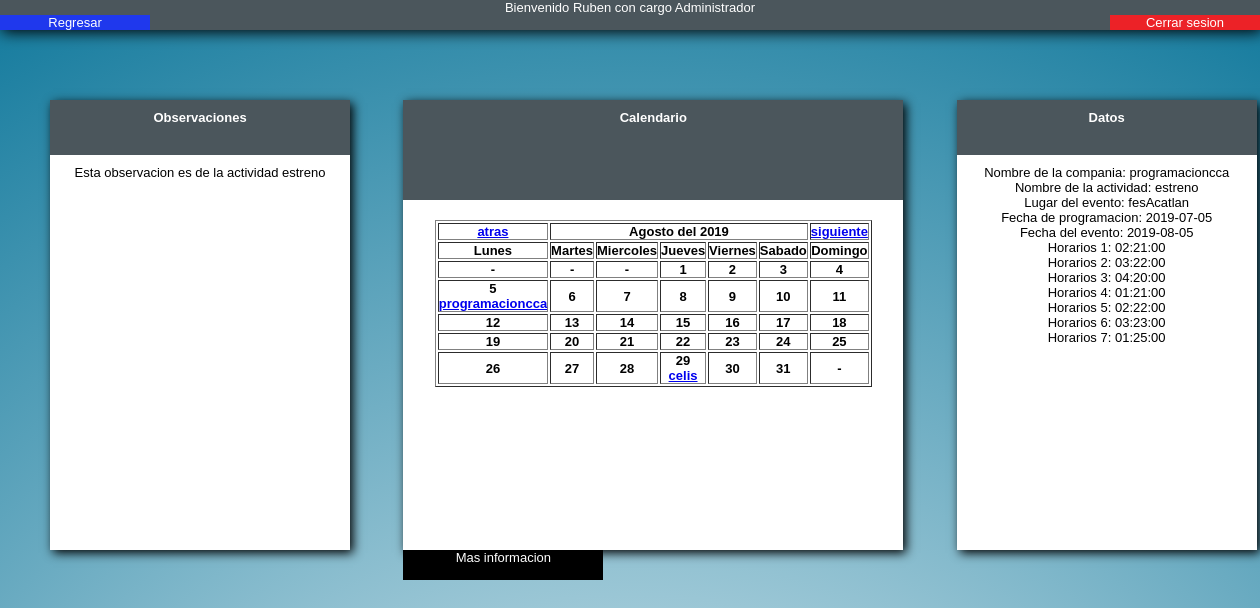
Screenshot of /vistas/calendar.php?mes=08&anio=2019&id=1 (signed in) with the database file from the repository.
### tables this page shows
CREATE TABLE `Usuarios`
(
  `idUsuario` int(11) DEFAULT NULL AUTO_INCREMENT,
  `nombre` varchar(15) DEFAULT NULL,
  `username` varchar(15) DEFAULT NULL,
  `password` varchar(15) DEFAULT NULL,
  `idTipoUsuario` int(11) DEFAULT NULL,
   PRIMARY KEY (idUsuario),
   FOREIGN KEY (idTipoUsuario) REFERENCES TipoUsuarios(idTipoUsuario) ON DELETE CASCADE
);

CREATE TABLE `TipoUsuarios`
(
  `idTipoUsuario` int(11) DEFAULT NULL AUTO_INCREMENT,
  `nombreCargo` varchar(15) DEFAULT NULL,
  PRIMARY KEY (idTipoUsuario)
);

CREATE TABLE `Actividad`
(
  `idActividad` int(11) DEFAULT NULL AUTO_INCREMENT,
  `idProgramacion` int(11) DEFAULT NULL,
  `idDifusion` int(11) DEFAULT NULL,
  `idDiseno` int(11) DEFAULT NULL,
  PRIMARY KEY (idActividad),
  FOREIGN KEY (idProgramacion) REFERENCES Programacion(idProgramacion) ON DELETE CASCADE,
  FOREIGN KEY (idDifusion) REFERENCES Difusion(idDifusion) ON DELETE CASCADE,
  FOREIGN KEY (idDiseno) REFERENCES Diseno(idDiseno) ON DELETE CASCADE
);

CREATE TABLE `requerimientoActividad`
(
  `idRequerimientoActividad` int(11) DEFAULT NULL AUTO_INCREMENT,
  `fechaProgramacion` date DEFAULT NULL,
  `fechaEvento` date DEFAULT NULL,
  `nombreCompania` varchar(25) DEFAULT NULL,
  `nombreActividad` varchar(25) DEFAULT NULL,
  `disciplina` varchar(25) DEFAULT NULL,
  `lugar` varchar(25) DEFAULT NULL,
  `tipoEntrada` int(11) DEFAULT NULL,
  `costo` int(11) DEFAULT NULL,
  `duracion` time DEFAULT NULL,
  `observacion` varchar(500) DEFAULT NULL,
  PRIMARY KEY (idRequerimientoActividad)
);

### includes/user.php (called while the page is built, shortened)
<?php
include 'db.php';
class User extends DB
{
	private $nombre;
	private $cargo;
	public function setUser($user)
	{
		$query = $this->connect()->prepare('SELECT u.nombre,u.username,t.nombreCargo
											FROM usuarios u, tipousuarios t
											WHERE u.idTipoUsuario = t.idTipoUsuario
											AND username = :user');
		$query->execute(['user' => $user]);
		foreach($query as $currentUser)
		{
			$this->nombre = $currentUser['nombre'];
			$this->cargo = $currentUser['nombreCargo'];
		}
	}
	public function getNombre()
	{
		return $this->nombre;
	}
	public function getCargo()
	{
		return $this->cargo;
	}
}
?>

### includes/db.php (called while the page is built)
<?php
class DB
{
	private $host;
	private $db;
	private $user;
	private $password;
	private $charset;
	public function __construct()
	{
		$this->host = 'localhost';
		$this->db = 'prueba';
		$this->user = 'root';
		$this->password = 'QQWWEERR1';
		$this->charset = 'utf8mb4';
	}
	public function connect()
	{
		try
		{
			$connection = "mysql:host=" . $this->host . ";dbname=" . $this->db . ";charset=" . $this->charset;
			$options = [PDO::ATTR_ERRMODE => PDO::ERRMODE_EXCEPTION,
						PDO::ATTR_EMULATE_PREPARES => false,];
			$pdo = new PDO($connection,$this->user,$this->password,$options);
			return $pdo;
		}
		catch(PDOException $e)
		{
			print_r("Error connection: " . $e->getMessage());
		}
	}
}
?>

### vistas/calendar.php (the view, shortened to what this page needs)
<?php
	include_once '../includes/user.php';
    include_once '../includes/db.php';
    $userSession = new UserSession();
    $user = new User();
    if(isset($_SESSION['user']))
    {
        $user->setUser($userSession->getCurrentUser());
    }
    else
    {
        header("location: ../index.php");
    }
?>
<!DOCTYPE html>
<html>
	<head>
		<link rel="stylesheet" href="../styles/calendarStylo.css">
	</head>
	<body>
	<header>
			<?php echo "<p>Bienvenido ".$user->getNombre()." con cargo ".$user->getCargo()."</p>";
			if($user->getCargo() == "Administrador")
				{
					echo "<a id = \"botonRegresar\" href=\"home.php\">Regresar</a>";
				}
			?>
			<a id="botonSalir" href="../includes/logout.php">Cerrar sesion</a>
	</header>
		<div id="calendario">
			<table border="1" id="tabla">
				<section id="cabecera">
					<h1>Calendario</h1>
				</section>
				<tr>
					<?php
					function fechaAnterior($anterior)
					{
						if($anterior[0]==1)
						{
							$anterior[0]=12;
							$anterior[1]-=1;
						}
						else
							$anterior[0]-=1;
						if($anterior[0]<10)
							$anterior[0] = "0".$anterior[0];
						return $anterior;
					}
					function fechaSiguiente($siguiente)
					{
						if($siguiente[0]>11)
						{
							$siguiente[0]=1;
							$siguiente[1]+=1;
						}
						else
							$siguiente[0]+=1;
						if($siguiente[0]<10)
							$siguiente[0] = "0".$siguiente[0];
						return $siguiente;
					}
					function fechaString($dia,$mes,$anio)
					{
						if($dia<10)
						{
							$dia = "0".$dia;
						}
						return $anio."-".$mes."-".$dia;
					}
					$nombreMeses = array('Enero','Febrero','Marzo','Abril','Mayo','Junio','Julio','Agosto','Septiembre','Octubre','Noviembre','Diciembre');
					$fecha = new DateTime();
					$mes = $fecha->format('m');
					$anio = $fecha->format('Y');
					$siguiente = fechaSiguiente(array($mes,$anio));
					$anterior = fechaAnterior(array($mes,$anio));
					if(isset($_GET['mes'])&&isset($_GET['anio']))
					{
						$siguiente = fechaSiguiente(array($_GET['mes'],$_GET['anio']));
						$anterior = fechaAnterior(array($_GET['mes'],$_GET['anio']));
						$mes = $_GET['mes'];
						$anio = $_GET['anio'];
					}
					$db = new DB();
					$query = $db->connect()->prepare("SELECT a.idActividad,r.nombreCompania,r.fechaEvento
			    						 		  FROM actividad a, programacion p, requerimientoActividad r
			    						 		  WHERE a.idProgramacion = p.idProgramacion
			    						 		  AND p.idRequerimientoActividad = r.idRequerimientoActividad
			    						 		  AND r.fechaEvento >= '$anio-$mes-01'
			    						 		  AND r.fechaEvento <= '$anio-$mes-31'");
					$query->execute();
					$query->setFetchMode(PDO::FETCH_NUM);
				    $result = $query->fetchAll();
					echo "<th id='atras'><a href='calendar.php?mes=".$anterior[0]."&anio=".$anterior[1]."'>atras</a></th>";
					echo "<th id='fecha' colspan='5'>".$nombreMeses[$mes-1]." del ".$anio."</th>";
					echo "<th id='siguiente'><a href='calendar.php?mes=".$siguiente[0]."&anio=".$siguiente[1]."'>siguiente</a></th>";
					?>
				</tr>
				<tr>
					<th>Lunes</th>
					<th>Martes</th>
					<th>Miercoles</th>
					<th>Jueves</th>
					<th>Viernes</th>
					<th>Sabado</th>
					<th>Domingo</th>
				</tr>
				<?php
					$primeraCelda = date("w",mktime(0,0,0,$mes,1,$anio))+7;
					$finMes = date("d",(mktime(0,0,0,$mes+1,1,$anio)-1));
					if($primeraCelda >= 8)
					{
						$primeraCelda = $primeraCelda - 7;
					}
					$ultimaCelda = $primeraCelda + $finMes;
					$limite = 6;
					if($ultimaCelda <= 36)
					{
						$limite = 5;
					}
					$contador = 1;
					$dia = 1;
					for($i = 0 ; $i < $limite ; $i++)
					{
						echo "<tr>";
						for($j = 0 ; $j < 7 ; $j++)
						{
							echo "<th>";
							if($contador >= $primeraCelda && $contador < $ultimaCelda)
							{
								echo $dia;
								if($query->rowCount())
								{
									for($k = 0 ; $k < count($result) ; $k++)
									{
									    if($result[$k][2] == fechaString($dia,$mes,$anio))
										{
											$caracteresespeciales = $result[$k][1];
									    	echo "<br><a href='calendar.php?mes=".$mes."&anio=".$anio."&id=".$result[$k][0]."'>".$caracteresespeciales."</a><br>";
									    }
									}
								}
								$dia++;
							}
							else
							{
								echo "-";
							}
							echo "</th>";
							$contador++;
						}
						echo "</tr>";
					}
				?>
			</table>
		</div>
		<div id="observaciones">
			<section id="cabecera2">
				<h1>Observaciones</h1>
			</section>
			<section id="cuerpo">
			<?php
				if(isset($_GET['id']))
            	{
	                $id = $_GET['id'];
	                $query = $db->connect()->prepare("SELECT r.observacion
	                                                  FROM actividad a, programacion p, requerimientoActividad r
	                                                  WHERE a.idProgramacion = p.idProgramacion
	                                                  AND p.idRequerimientoActividad = r.idRequerimientoActividad
	                                                  AND a.idActividad = $id");
	                $query->execute();
	                $query->setFetchMode(PDO::FETCH_NUM);
	                $result = $query->fetchAll();
	                if($query->rowCount())
	                {
	                    echo "<p>".$result[0][0]."</p>";
	                }
	                else
	                {
	                    echo "Hubo un error al cargar la actividad";
	                }
            	}
			?>
			</section>
		</div>
		<div id="datos">
			<section id="cabecera2">
				<h1>Datos</h1>
			</section>
			<section id="cuerpo">
				<?php
				if(isset($_GET['id']))
            	{
	                $id = $_GET['id'];
	                $query = $db->connect()->prepare("SELECT r.nombreActividad,r.nombreCompania,r.lugar,r.fechaProgramacion, r.fechaEvento
	                                                  FROM actividad a, programacion p, requerimientoActividad r
	                                                  WHERE a.idProgramacion = p.idProgramacion
	                                                  AND p.idRequerimientoActividad = r.idRequerimientoActividad
	                                                  AND a.idActividad = $id");
	                $query->execute();
	                $query->setFetchMode(PDO::FETCH_NUM);
	                $result = $query->fetchAll();
	                if($query->rowCount())
	                {
	                	echo "<p>Nombre de la compania: ".$result[0][1]."</p>";
	                    echo "<p>Nombre de la actividad: ".$result[0][0]."</p>";
	                    echo "<p>Lugar del evento: ".$result[0][2]."</p>";
	                    echo "<p>Fecha de programacion: ".$result[0][3]."</p>";
	                    echo "<p>Fecha del evento: ".$result[0][4]."</p>";
	                }
	                $query = $db->connect()->prepare("SELECT h.horario
	                                                  FROM actividad a, programacion p, requerimientoActividad r, horario h
	                                                  WHERE a.idProgramacion = p.idProgramacion
	                                                  AND p.idRequerimientoActividad = r.idRequerimientoActividad
	                                                  AND r.idRequerimientoActividad = h.idRequerimientoActividad
	                                                  AND a.idActividad = $id");
	                $query->execute();
	                $query->setFetchMode(PDO::FETCH_NUM);
	                $result = $query->fetchAll();
	                if($query->rowCount())
	                	for($i = 0 ; $i < count($result) ; $i++)
	                        echo "<p>Horarios ".($i+1).": ".$result[$i][0]."</p>";
            	}
			?>
			</section>
		</div>
		<?php
			if(isset($_GET['id']))
			{
				echo "<a id='boton'href='../vistas/activity.php?id=".$_GET['id']."'>Mas informacion</a>";
			}
		?>
		<a href='../vistas/activity'></a>
	</body>
</html>

### styles/calendarStylo.css (style rules this page uses)
* { padding: 0px; margin: 0px; font-family: Verdana, Geneva, Tahoma, sans-serif; font-size: 13px; }
body { display: grid; grid-template-rows: 100px auto auto; grid-template-columns: auto auto auto; grid-template-areas: "a a a" "b c d" ". e ."; background-image: radial-gradient(circle,rgb(255,255,255),rgb(19,122,157)); background-repeat: no-repeat; background-size: 100% 400%; text-align: center; }
header { grid-area: a; background-color: rgb(75,86,92); height: 30px; color: white; font-size: 20px; display: grid; grid-template-columns: 150px 1fr 150px; box-shadow: 2px 2px 15px black; }
header p { grid-column: 2/3; }
#botonRegresar { grid-column: 1/2; background-color: rgb(31,56,237); color: white; text-align: center; width: 150px; text-decoration: none; }
#botonSalir { grid-column: 3/4; background-color: rgb(236,34,39); color: white; text-align: center; width: 150px; text-decoration: none; }
#calendario { grid-area: c; justify-items: center; align-items: center; background-color: white; width: 500px; height: 450px; box-shadow: 3px 3px 10px; margin-left: 50px; }
#cabecera { background-color: rgb(75,86,92); color: white; height: 20%; width: 100%; padding-top: 10px; font-size: 22px; }
#observaciones { grid-area: b; background-color: white; width: 300px; height: 450px; box-shadow: 3px 3px 10px; margin-left: 50px; }
#datos { grid-area: d; background-color: white; width: 300px; height: 450px; box-shadow: 3px 3px 10px; margin-left: 50px; }
#cabecera2 { background-color: rgb(75,86,92); color: white; height: 10%; width: 100%; padding-top: 10px; font-size: 22px; }
#cuerpo { color: black; padding-top: 10px; font-size: 14px; }
#boton { grid-area: e; background-color: black; color: white; height: 30px; width: 200px; text-align: center; text-decoration: none; margin-left: 50px; }
#tabla { margin: auto; margin-top: 20px; margin-bottom: auto; }

### rows the page displays
usuarios: nombre "Ruben", idTipoUsuario.nombreCargo "Administrador"
actividad: requerimientoactividad.nombreCompania "programacioncca"
actividad: requerimientoactividad.nombreCompania "celis"
requerimientoactividad: observacion "Esta observacion es de la actividad estreno", nombreCompania "programacioncca", nombreActividad "estreno", lugar "fesAcatlan", fechaProgramacion "2019-07-05", fechaEvento "2019-08-05"

### other values shown
$nombreMeses[$mes-1] "Agosto"
$anio "2019"
$result[$i][0] "02:21:00"
$result[$i][0] "03:22:00"
$result[$i][0] "04:20:00"
$result[$i][0] "01:21:00"
$result[$i][0] "02:22:00"
$result[$i][0] "03:23:00"
$result[$i][0] "01:25:00"
